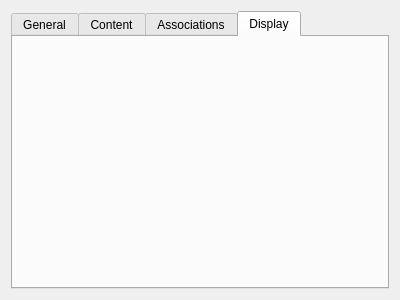
<?xml version="1.0" encoding="UTF-8"?>
<ui version="4.0">
 <class>PackageTabGroup</class>
 <widget class="QWidget" name="m_pPackageTabGroup">
  <property name="geometry">
   <rect>
    <x>0</x>
    <y>0</y>
    <width>400</width>
    <height>300</height>
   </rect>
  </property>
  <property name="windowTitle">
   <string>Package</string>
  </property>
  <layout class="QGridLayout" name="gridLayout">
   <item row="0" column="0">
    <widget class="QTabWidget" name="m_pTabW">
     <property name="currentIndex">
      <number>3</number>
     </property>
     <widget class="QWidget" name="m_pGeneralTab">
      <attribute name="title">
       <string>General</string>
      </attribute>
     </widget>
     <widget class="QWidget" name="m_pContentTab">
      <attribute name="title">
       <string>Content</string>
      </attribute>
     </widget>
     <widget class="QWidget" name="m_pAssociationsTab">
      <attribute name="title">
       <string>Associations</string>
      </attribute>
     </widget>
     <widget class="QWidget" name="m_pDisplayTab">
      <attribute name="title">
       <string>Display</string>
      </attribute>
      <layout class="QVBoxLayout" name="verticalLayout">
       <item>
        <widget class="PackageGeneral" name="widget" native="true"/>
       </item>
      </layout>
     </widget>
    </widget>
   </item>
  </layout>
 </widget>
 <customwidgets>
  <customwidget>
   <class>PackageGeneral</class>
   <extends>QWidget</extends>
   <header>dock/pages/controller/packagegeneral.h</header>
   <container>1</container>
  </customwidget>
 </customwidgets>
 <resources/>
 <connections/>
</ui>
